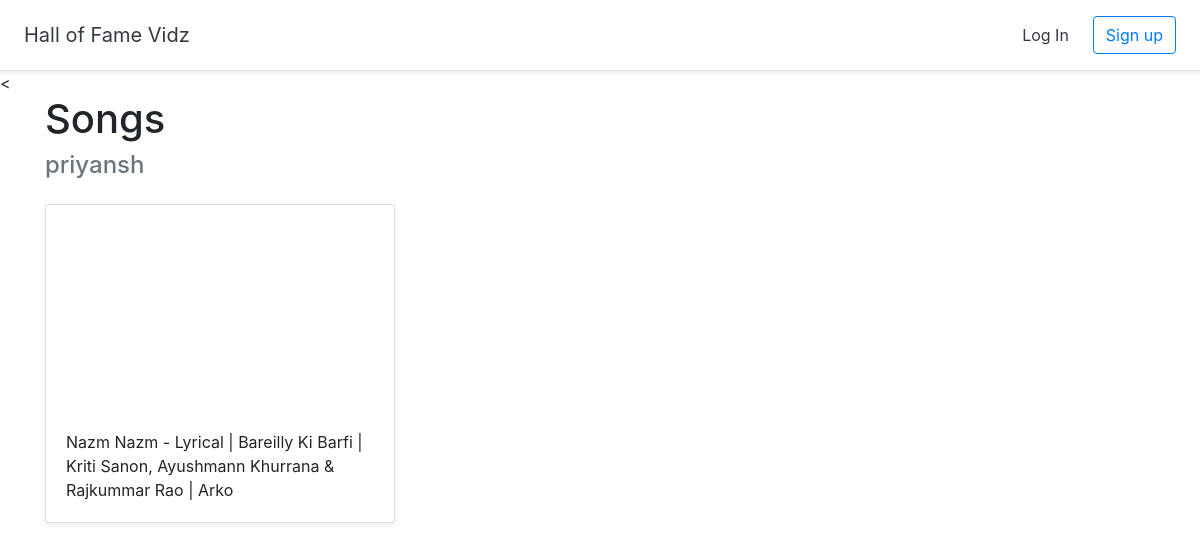
The page /halloffame/4 on the database as committed earlier.
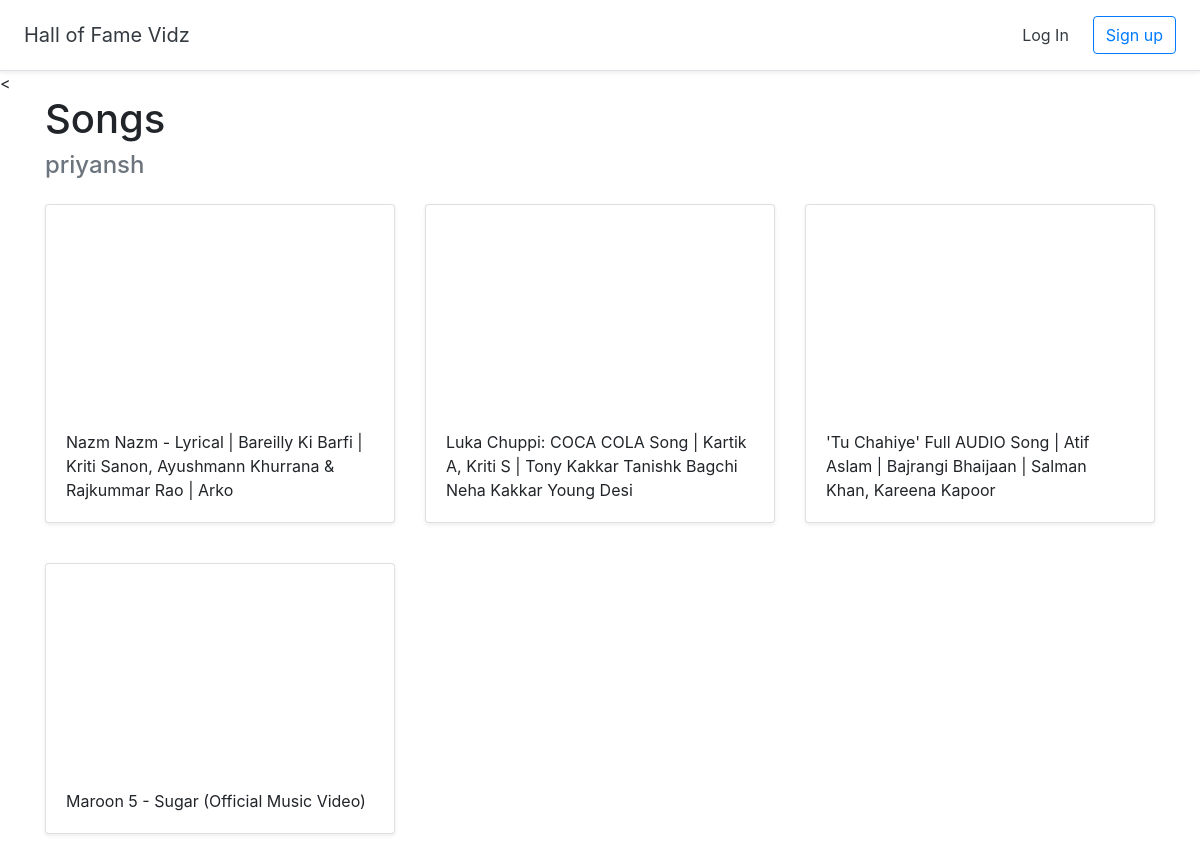
The same page on the database as committed later.
### halls/models.py (models this page shows, shortened)
class Video(models.Model):
    title = models.CharField(max_length=255)
    url = models.URLField()
    youtube_id = models.CharField(max_length=255)
    hall = models.ForeignKey(Hall, on_delete=models.CASCADE)

### halls/views.py (the view)
# urls.py: path('halloffame/<int:pk>',views.DetailHall.as_view(), name='detail_hall'),
class DetailHall(DetailView):
    model = Hall
    template_name = 'halls/detail_hall.html'

### halls/templates/halls/detail_hall.html (shortened to what this page needs)
{% extends 'halls/base.html' %} {% block content %}
<div class="container">
  <h1>{{hall.title}}</h1>
  <h4 class="text-muted">{{hall.user.username}}</h4>
  <div class="row">
    {% for video in hall.video_set.all %}
    <div class="col-md-4 mt-3">
      <div class="card mb-4 shadow-sm">
        <iframe
          width="100%"
          height="205"
          src="https://www.youtube.com/embed/{{video.youtube_id}}"
          frameborder="0"
          allow="accelerometer; autoplay; encrypted-media; gyroscope; picture-in-picture"
          allowfullscreen
        >
        </iframe>
        <div class="card-body"><p class="card-text">{{video.title}}</p></div>
      </div>
    </div>
    {% endfor %}
  </div>
</div>
{% endblock %}

Rows that differ between the two databases and show on the page:
added Video: title "Luka Chuppi: COCA COLA Song | Kartik A, Kriti S | Tony Kakkar Tanishk Bagchi Neha Kakkar Young Desi"
added Video: title "'Tu Chahiye' Full AUDIO Song | Atif Aslam | Bajrangi Bhaijaan | Salman Khan, Kareena Kapoor"
added Video: title "Maroon 5 - Sugar (Official Music Video)"
